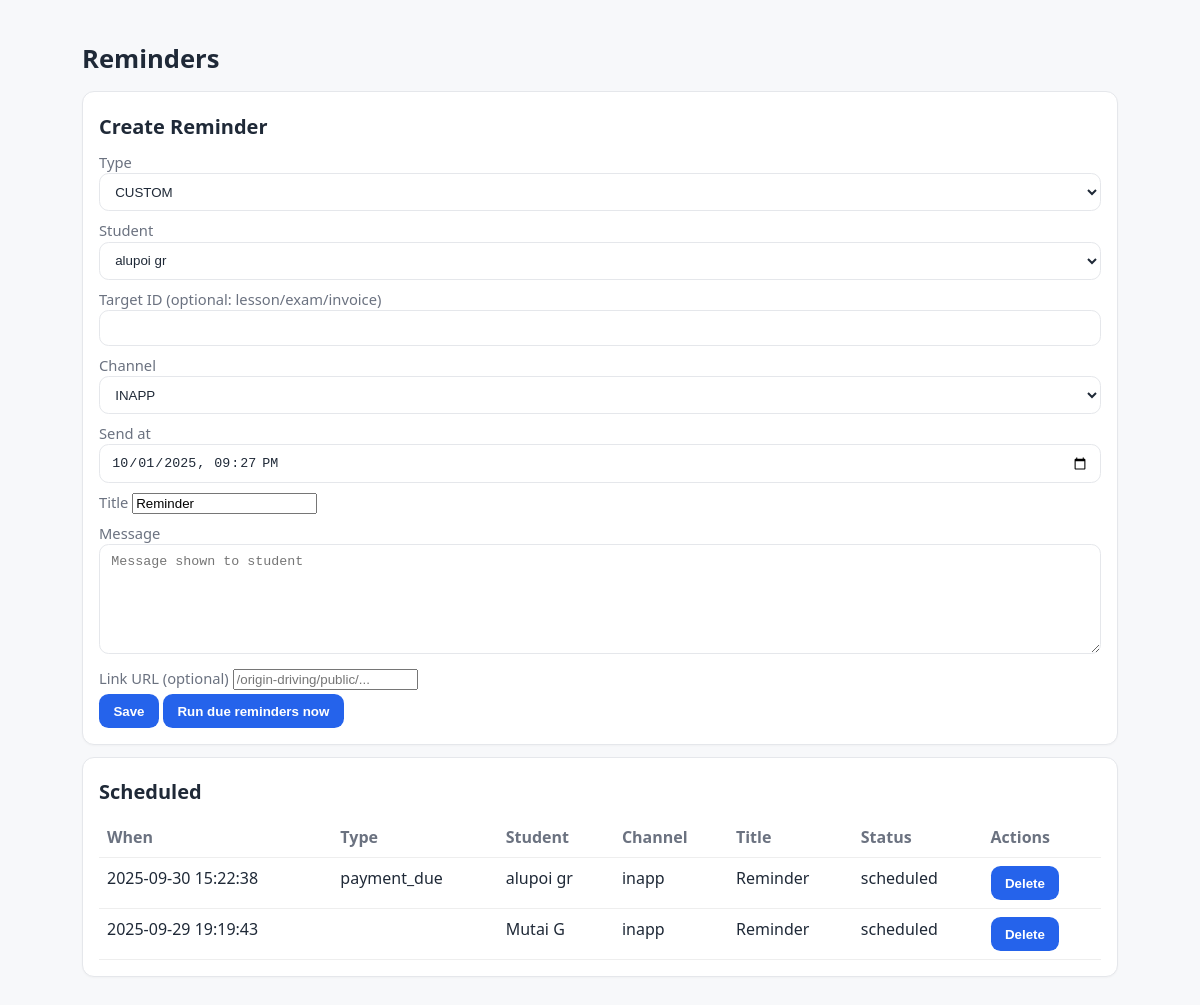
The app's page /public/reminders/index.php (signed in) with its own data.
### tables this page shows
CREATE TABLE `reminders` (
  `id` int(11) NOT NULL,
  `student_id` int(11) NOT NULL,
  `type` enum('payment_due','class_upcoming') NOT NULL,
  `target_datetime` datetime NOT NULL,
  `sent_at` datetime DEFAULT NULL,
  `payload` longtext DEFAULT NULL CHECK (json_valid(`payload`)),
  `created_at` timestamp NOT NULL DEFAULT current_timestamp()
);

CREATE TABLE `users` (
  `id` int(11) NOT NULL,
  `email` varchar(191) NOT NULL,
  `password_hash` varchar(255) DEFAULT NULL,
  `first_name` varchar(100) NOT NULL,
  `last_name` varchar(100) NOT NULL,
  `phone` varchar(50) DEFAULT NULL,
  `is_active` tinyint(1) NOT NULL DEFAULT 1,
  `created_at` timestamp NOT NULL DEFAULT current_timestamp(),
  `role` enum('admin','staff','instructor','student') NOT NULL DEFAULT 'student'
);

### php/Models/Student.php (called while the page is built, shortened)
<?php
class Student
{
    public static function all(?string $q = null): array {
        $pdo = Database::pdo();
        $sql = "SELECT s.*, b.name AS branch_name, u.email, u.first_name, u.last_name, u.phone
                FROM students s
                LEFT JOIN branches b ON b.id = s.branch_id
                LEFT JOIN users u ON u.id = s.user_id
                ORDER BY COALESCE(u.first_name,''), COALESCE(u.last_name,''), s.id";
        return $pdo->query($sql)->fetchAll(PDO::FETCH_ASSOC);
    }
}

### php/Core/Database.php (called while the page is built, shortened)
<?php
class Database
{
    private static ?PDO $pdo = null;
    public static function pdo(): PDO
    {
        if (self::$pdo === null) {
            $dsn = "mysql:host=" . Config::DB_HOST . ";dbname=" . Config::DB_NAME . ";charset=" . Config::DB_CHARSET;
            $options = [
                PDO::ATTR_ERRMODE => PDO::ERRMODE_EXCEPTION,
                PDO::ATTR_DEFAULT_FETCH_MODE => PDO::FETCH_ASSOC,
                PDO::ATTR_EMULATE_PREPARES => false,
            ];
            try {
                self::$pdo = new PDO($dsn, Config::DB_USER, Config::DB_PASS, $options);
            } catch (PDOException $e) {
                http_response_code(500);
                die("Database connection failed: " . htmlspecialchars($e->getMessage(), ENT_QUOTES, 'UTF-8'));
            }
        }
        return self::$pdo;
    }
}

### php/Models/Reminder.php (called while the page is built, shortened)
<?php
class Reminder {
    private static function columnExists(string $table, string $column): bool {
        $sql = "SELECT COUNT(*) FROM INFORMATION_SCHEMA.COLUMNS
                WHERE TABLE_SCHEMA = DATABASE() AND TABLE_NAME = ? AND COLUMN_NAME = ?";
        $stmt = Database::pdo()->prepare($sql);
        $stmt->execute([$table, $column]);
        return (int)$stmt->fetchColumn() > 0;
    }
    private static function remindersHas(string $column): bool {
        return self::columnExists('reminders', $column);
    }
    public static function all(string $from = '', string $to = ''): array {
        $dateCol = self::remindersHas('send_at') ? 'send_at' : (self::remindersHas('created_at') ? 'created_at' : null);
        $where = ["1=1"]; $params = [];
        $sql = "SELECT r.*, u.first_name, u.last_name
                FROM reminders r
                JOIN students s ON s.id = r.student_id
                JOIN users u ON u.id = s.user_id
                WHERE " . implode(" AND ", $where);
        $sql .= $dateCol ? " ORDER BY r.$dateCol DESC" : " ORDER BY r.id DESC";
        $stmt = Database::pdo()->prepare($sql);
        $stmt->execute($params);
        return $stmt->fetchAll(PDO::FETCH_ASSOC);
    }
}

### public/reminders/index.php (the view, shortened to what this page needs)
<?php
require_once __DIR__ . '/../../php/Core/Database.php';
require_once __DIR__ . '/../../php/Models/Reminder.php';
require_once __DIR__ . '/../../php/Models/Student.php';
$rows = Reminder::all();
$students = Student::all('');
$default_send = date('Y-m-d\TH:i', strtotime('+1 day'));
?>
<!doctype html>
<html lang="en">
<head>
  <link rel="stylesheet" href="../../assets/css/main.css">
</head>
<body>
<main class="container">
  <h1>Reminders</h1>
  <form method="post" class="card">
    <h2>Create Reminder</h2>
    <label>Type
      <select name="type">
        <?php foreach (['custom','lesson','exam','payment_due'] as $t): ?>
          <option value="<?= $t ?>"><?= strtoupper($t) ?></option>
        <?php endforeach; ?>
      </select>
    </label>
    <label>Student
      <select name="student_id" required>
        <?php foreach ($students as $s): $sid=(int)$s['id']; $nm=trim(($s['first_name']??'').' '.($s['last_name']??'')); ?>
          <option value="<?= $sid ?>"><?= htmlspecialchars($nm ?: 'Student #'.$sid) ?></option>
        <?php endforeach; ?>
      </select>
    </label>
    <label>Target ID (optional: lesson/exam/invoice) <input name="target_id" type="number" min="1"></label>
    <label>Channel
      <select name="channel">
        <?php foreach (['inapp','email','sms'] as $c): ?>
          <option value="<?= $c ?>"><?= strtoupper($c) ?></option>
        <?php endforeach; ?>
      </select>
    </label>
    <label>Send at <input type="datetime-local" name="send_at" value="<?= $default_send ?>"></label>
    <label>Title <input name="title" value="Reminder"></label>
    <label>Message <textarea name="message" placeholder="Message shown to student"></textarea></label>
    <label>Link URL (optional) <input name="link_url" placeholder="/origin-driving/public/..."></label>
    <button type="submit">Save</button>
    <button type="submit" name="__action" value="run">Run due reminders now</button>
  </form>
  <div class="card">
    <h2>Scheduled</h2>
    <table class="table">
      <thead><tr><th style="text-align:left">When</th><th>Type</th><th>Student</th><th>Channel</th><th>Title</th><th>Status</th><th>Actions</th></tr></thead>
      <tbody>
      <?php foreach ($rows as $r):
            $when = $r['send_at'] ?? ($r['created_at'] ?? '');
            $type = $r['type'] ?? '';
            $nm   = trim(($r['first_name']??'').' '.($r['last_name']??''));
            $channel = $r['channel'] ?? 'inapp';
            $title   = $r['title'] ?? 'Reminder';
            $status  = $r['status'] ?? 'scheduled';
      ?>
        <tr>
          <td><?= htmlspecialchars($when) ?></td>
          <td><?= htmlspecialchars($type) ?></td>
          <td><?= htmlspecialchars($nm ?: ('Student #'.(int)($r['student_id'] ?? 0))) ?></td>
          <td><?= htmlspecialchars($channel) ?></td>
          <td><?= htmlspecialchars($title) ?></td>
          <td><?= htmlspecialchars($status) ?></td>
          <td>
            <form method="post" style="display:inline" onsubmit="return confirm('Delete reminder?')">
              <button type="submit">Delete</button>
            </form>
          </td>
        </tr>
      <?php endforeach; if (empty($rows)): ?>
        <tr><td colspan="7">No reminders yet.</td></tr>
      <?php endif; ?>
      </tbody>
    </table>
  </div>
</main>
</body>
</html>

### assets/css/main.css (style rules this page uses)
:root { --bg:#f7f8fa; --card:#ffffff; --text:#1f2937; --muted:#6b7280; --primary:#2563eb; --primary-600:#1d4ed8; --border:#e5e7eb; --accent:#10b981; --danger:#ef4444; }
* { box-sizing:border-box }
html,body { height:100% }
body { margin:0; font-family:system-ui,-apple-system,Segoe UI,Roboto,Ubuntu,Cantarell,Noto Sans,sans-serif; color:var(--text); background:var(--bg); line-height:1.5; }
.container { max-width:1100px;margin:5px auto;padding:2rem }
.card { background:var(--card);border:1px solid var(--border);border-radius:12px;padding:1rem;margin:.75rem 0;box-shadow:0 1px 2px rgba(0,0,0,.03) }
h1 { font-size:1.6rem;margin:.2rem 0 .8rem }
h2 { font-size:1.25rem;margin:.2rem 0 .6rem }
.table { width:100%;border-collapse:collapse }
.table th,.table td { padding:.6rem;border-bottom:1px solid var(--border);vertical-align:top }
.table th { text-align:left;color:var(--muted);font-weight:600 }
form label { display:block;margin:.5rem 0 .25rem;color:var(--muted);font-size:.92rem }
input[type="text"],input[type="number"],input[type="datetime-local"],input[type="date"],input[type="email"],input[type="password"],select,textarea { width:100%;padding:.6rem .7rem;border:1px solid var(--border);border-radius:.6rem;background:var(--card);color:var(--text) }
textarea { min-height:110px;resize:vertical }
button,.btn,input[type="submit"] { appearance:none;border:0;border-radius:.6rem;background:var(--primary);color:#fff;padding:.6rem .9rem;font-weight:600;cursor:pointer }

### public/reminders/index.php (style rules this page uses)
.table { width:100%; border-collapse:collapse; }
.table th, .table td { padding:.5rem; border-bottom:1px solid #eee; vertical-align:top; }

### records on screen
reminders: created_at "2025-09-30 15:22:38", type "payment_due", users.first_name+last_name "alupoi gr", channel "inapp", title "Reminder", status "scheduled"
reminders: created_at "2025-09-29 19:19:43", users.first_name+last_name "Mutai G", channel "inapp", title "Reminder", status "scheduled"

### other values on screen
form field type "CUSTOM"
form field student_id "alupoi gr"
form field channel "INAPP"
